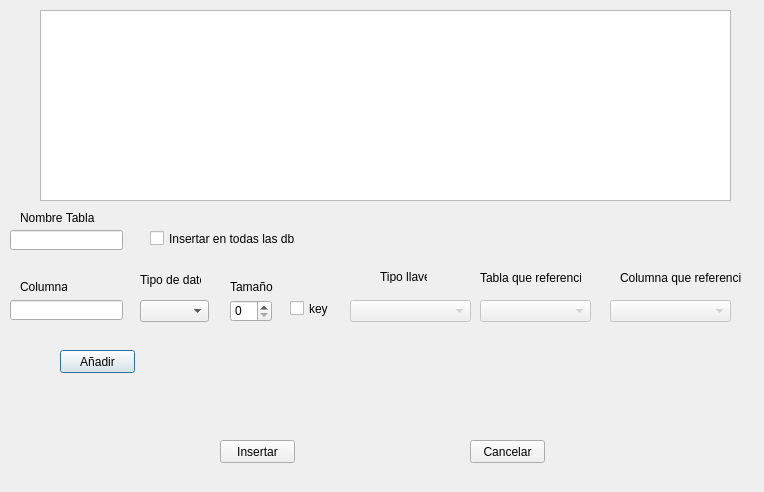
<?xml version="1.0" encoding="UTF-8"?>
<ui version="4.0">
 <class>Dialog</class>
 <widget class="QDialog" name="Dialog">
  <property name="geometry">
   <rect>
    <x>0</x>
    <y>0</y>
    <width>764</width>
    <height>492</height>
   </rect>
  </property>
  <property name="windowTitle">
   <string>Dialog</string>
  </property>
  <widget class="QPushButton" name="pushButton">
   <property name="geometry">
    <rect>
     <x>60</x>
     <y>350</y>
     <width>75</width>
     <height>23</height>
    </rect>
   </property>
   <property name="text">
    <string>Añadir</string>
   </property>
   <property name="default">
    <bool>true</bool>
   </property>
  </widget>
  <widget class="QPushButton" name="pushButton_2">
   <property name="geometry">
    <rect>
     <x>220</x>
     <y>440</y>
     <width>75</width>
     <height>23</height>
    </rect>
   </property>
   <property name="text">
    <string>Insertar</string>
   </property>
  </widget>
  <widget class="QPushButton" name="pushButton_3">
   <property name="geometry">
    <rect>
     <x>470</x>
     <y>440</y>
     <width>75</width>
     <height>23</height>
    </rect>
   </property>
   <property name="text">
    <string>Cancelar</string>
   </property>
  </widget>
  <widget class="QTextBrowser" name="textBrowser">
   <property name="geometry">
    <rect>
     <x>40</x>
     <y>10</y>
     <width>691</width>
     <height>191</height>
    </rect>
   </property>
  </widget>
  <widget class="QLineEdit" name="Columna">
   <property name="geometry">
    <rect>
     <x>10</x>
     <y>300</y>
     <width>113</width>
     <height>20</height>
    </rect>
   </property>
  </widget>
  <widget class="QComboBox" name="keyComboBox">
   <property name="enabled">
    <bool>false</bool>
   </property>
   <property name="geometry">
    <rect>
     <x>350</x>
     <y>300</y>
     <width>121</width>
     <height>22</height>
    </rect>
   </property>
  </widget>
  <widget class="QSpinBox" name="sizeSpinBox">
   <property name="geometry">
    <rect>
     <x>230</x>
     <y>300</y>
     <width>42</width>
     <height>22</height>
    </rect>
   </property>
  </widget>
  <widget class="QComboBox" name="dataType">
   <property name="geometry">
    <rect>
     <x>140</x>
     <y>300</y>
     <width>69</width>
     <height>22</height>
    </rect>
   </property>
  </widget>
  <widget class="QComboBox" name="ReferenceTable">
   <property name="enabled">
    <bool>false</bool>
   </property>
   <property name="geometry">
    <rect>
     <x>480</x>
     <y>300</y>
     <width>111</width>
     <height>22</height>
    </rect>
   </property>
  </widget>
  <widget class="QCheckBox" name="keyCheckBox">
   <property name="geometry">
    <rect>
     <x>290</x>
     <y>300</y>
     <width>51</width>
     <height>17</height>
    </rect>
   </property>
   <property name="text">
    <string>key</string>
   </property>
  </widget>
  <widget class="QLabel" name="label">
   <property name="geometry">
    <rect>
     <x>20</x>
     <y>280</y>
     <width>47</width>
     <height>13</height>
    </rect>
   </property>
   <property name="text">
    <string>Columna</string>
   </property>
  </widget>
  <widget class="QLabel" name="label_2">
   <property name="geometry">
    <rect>
     <x>140</x>
     <y>270</y>
     <width>61</width>
     <height>20</height>
    </rect>
   </property>
   <property name="text">
    <string>Tipo de dato</string>
   </property>
  </widget>
  <widget class="QLabel" name="label_3">
   <property name="geometry">
    <rect>
     <x>230</x>
     <y>280</y>
     <width>47</width>
     <height>13</height>
    </rect>
   </property>
   <property name="text">
    <string>Tamaño</string>
   </property>
  </widget>
  <widget class="QLabel" name="label_4">
   <property name="geometry">
    <rect>
     <x>380</x>
     <y>270</y>
     <width>47</width>
     <height>13</height>
    </rect>
   </property>
   <property name="text">
    <string>Tipo llave</string>
   </property>
  </widget>
  <widget class="QLabel" name="label_5">
   <property name="geometry">
    <rect>
     <x>480</x>
     <y>270</y>
     <width>101</width>
     <height>16</height>
    </rect>
   </property>
   <property name="text">
    <string>Tabla que referencia</string>
   </property>
  </widget>
  <widget class="QLineEdit" name="tableName">
   <property name="geometry">
    <rect>
     <x>10</x>
     <y>230</y>
     <width>113</width>
     <height>20</height>
    </rect>
   </property>
  </widget>
  <widget class="QLabel" name="label_6">
   <property name="geometry">
    <rect>
     <x>20</x>
     <y>210</y>
     <width>81</width>
     <height>16</height>
    </rect>
   </property>
   <property name="text">
    <string>Nombre Tabla</string>
   </property>
  </widget>
  <widget class="QComboBox" name="ReferenceColumn">
   <property name="enabled">
    <bool>false</bool>
   </property>
   <property name="geometry">
    <rect>
     <x>610</x>
     <y>300</y>
     <width>121</width>
     <height>22</height>
    </rect>
   </property>
  </widget>
  <widget class="QLabel" name="label_7">
   <property name="geometry">
    <rect>
     <x>620</x>
     <y>270</y>
     <width>121</width>
     <height>16</height>
    </rect>
   </property>
   <property name="text">
    <string>Columna que referencia</string>
   </property>
  </widget>
  <widget class="QCheckBox" name="AllcheckBox">
   <property name="geometry">
    <rect>
     <x>150</x>
     <y>230</y>
     <width>171</width>
     <height>17</height>
    </rect>
   </property>
   <property name="text">
    <string>Insertar en todas las db</string>
   </property>
  </widget>
 </widget>
 <resources/>
 <connections/>
</ui>
